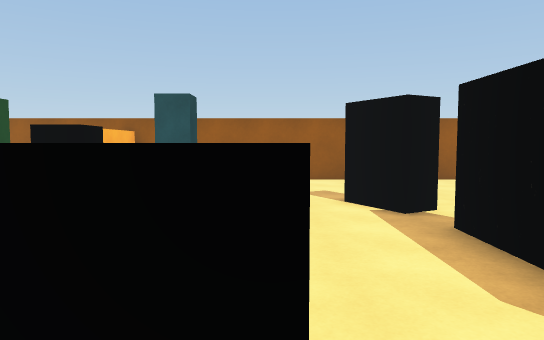
[1] (above)

17 first-person views from a walk through a scene from a Unity 3-D project. The camera is 1.5 m above the floor, tilts 4° down and sees 70° across. The floor is counted in squares, 1 m on a side. Each view is taken from the middle of a square. On the plan, view 1 faces up. The plan holds only what a view shows up to about 17 squares ahead; the rest is blank. The place goes on beyond the plan. The player is left out.

[2]
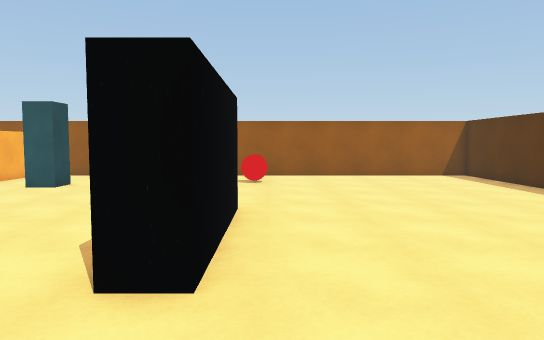

[3]
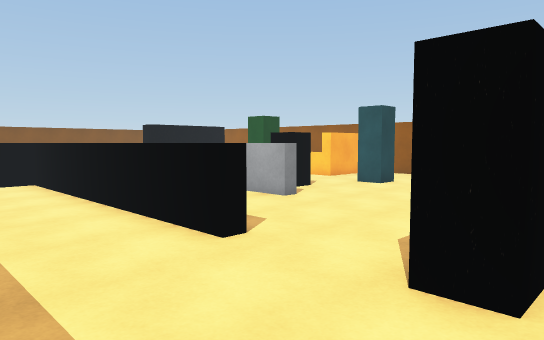

[4]
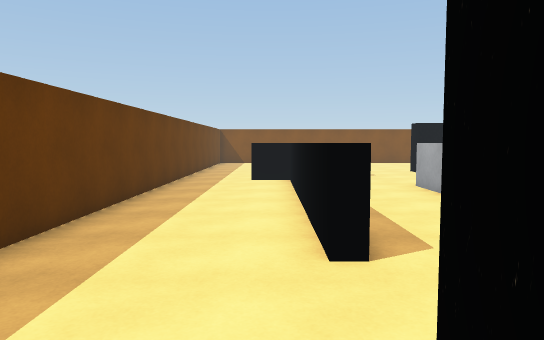

[5]
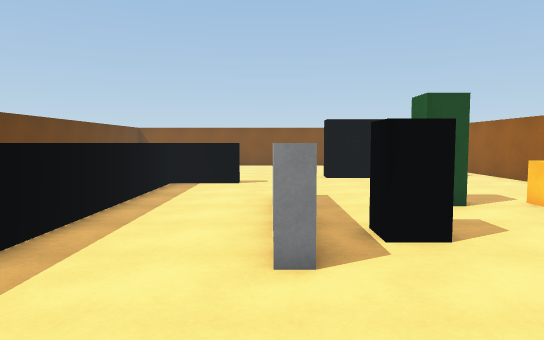

[6]
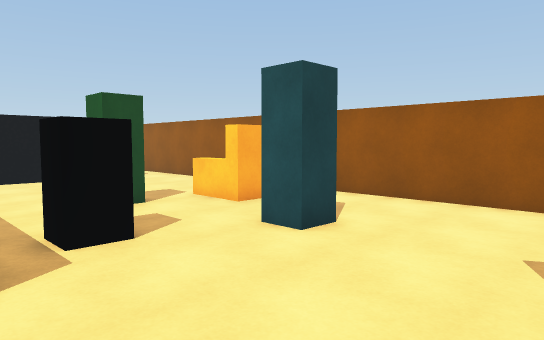

[7]
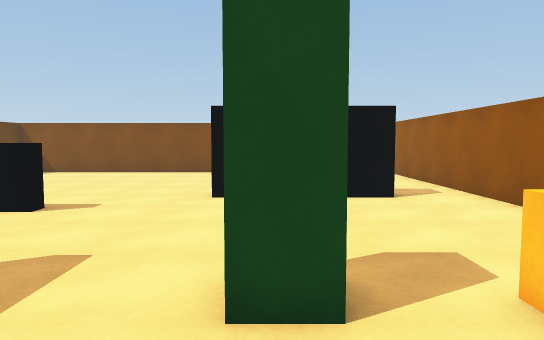

[8]
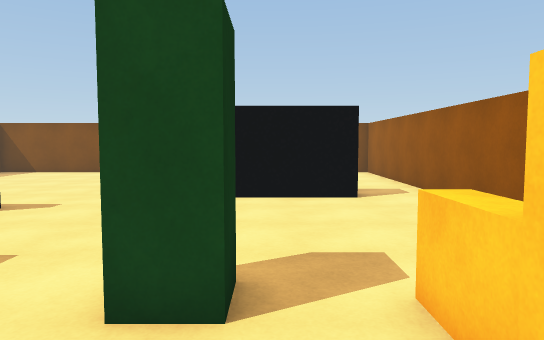

[9]
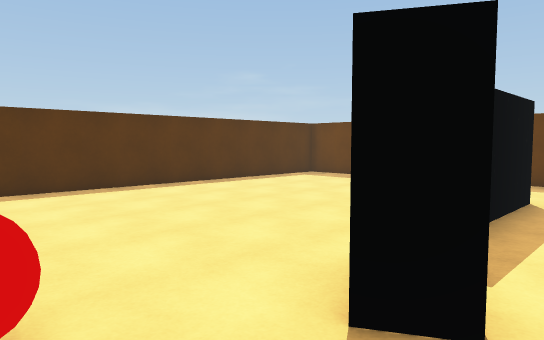

[10]
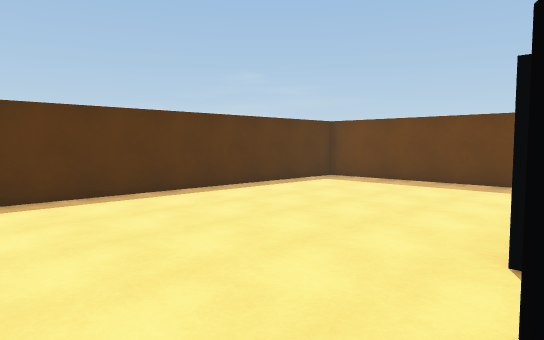

[11]
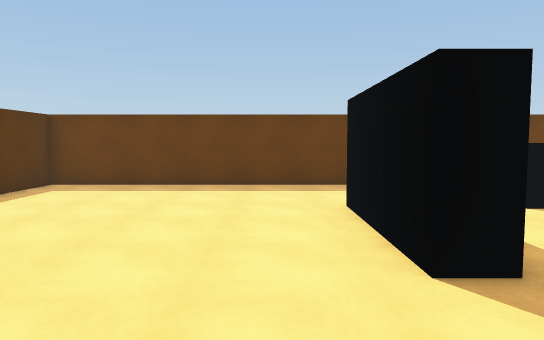

[12]
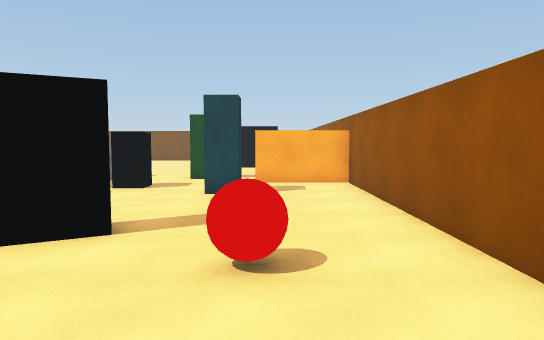

[13]
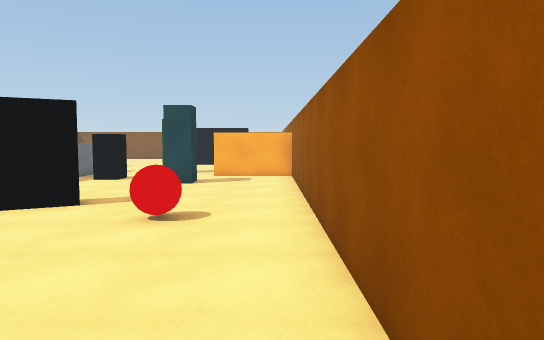

[14]
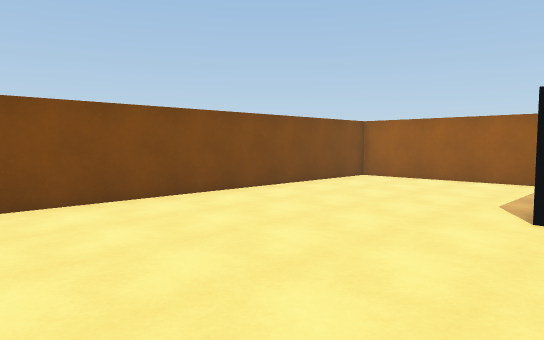

[15]
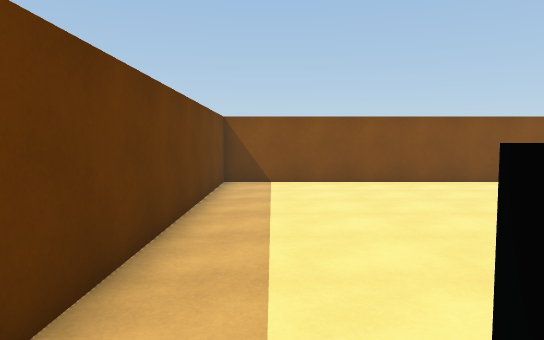

[16]
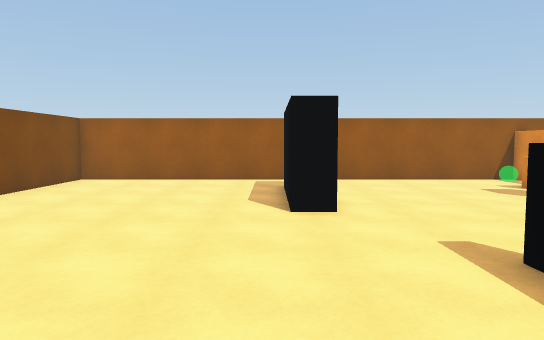

[17]
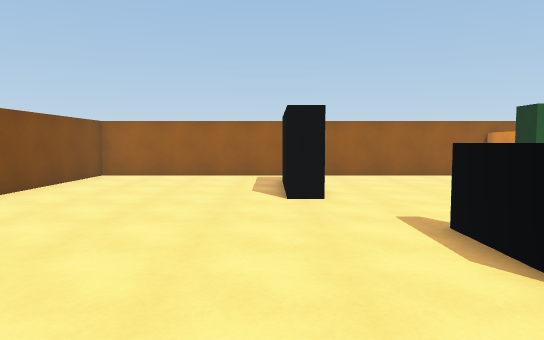

### Floor plan
Key: @ floor where view 1 was taken; # wall or solid block; . floor; = window, fence, low wall or low ledge; ^ raised ledge; B block; L black block; A ball.
Columns run from 24 left of view 1 to 14 right of it. Each row starts with its distance up from view 1.
 16 ####################################
 15 #................ #...................#
 14 #.................#...................#
 13 #........#.......^#.........AA........#
 12 #........#...........BB.....A.........#
 11 #........#...........BB...............#
 10 #........#......BB........##..........#
  9 #........#..........L.....##..........#
  8 #..................LL.................#
  7 #.....................................#
  6 #...............^^^^^^.....##.........#
  5 #..........................##.........#
  4 #..........==..............##.........#
  3 #..........==..............##.........#
  2 #..........^^^^^^^^^^^^^^..##.........#
  1 #............=........................#
  0 #.......................@.............#
 -1 #.......................... ..........#
 -2 #.........................  ..........#
 -3 ########################   ############

Positions as (right, up) in squares from view 1, and headings:
1: (0, 0), facing up
2: (5, -2), facing up
3: (5, -2), facing up-left
4: (5, 1), facing left
5: (2, 6), facing left
6: (2, 6), facing up-left
7: (-4, 10), facing left
8: (-4, 11), facing left
9: (1, 13), facing down-right
10: (3, 12), facing down-right
11: (6, 11), facing down
12: (9, 13), facing left
13: (12, 15), facing left
14: (-14, 0), facing up-left
15: (-9, -1), facing left
16: (-16, 0), facing up
17: (-16, -2), facing up
